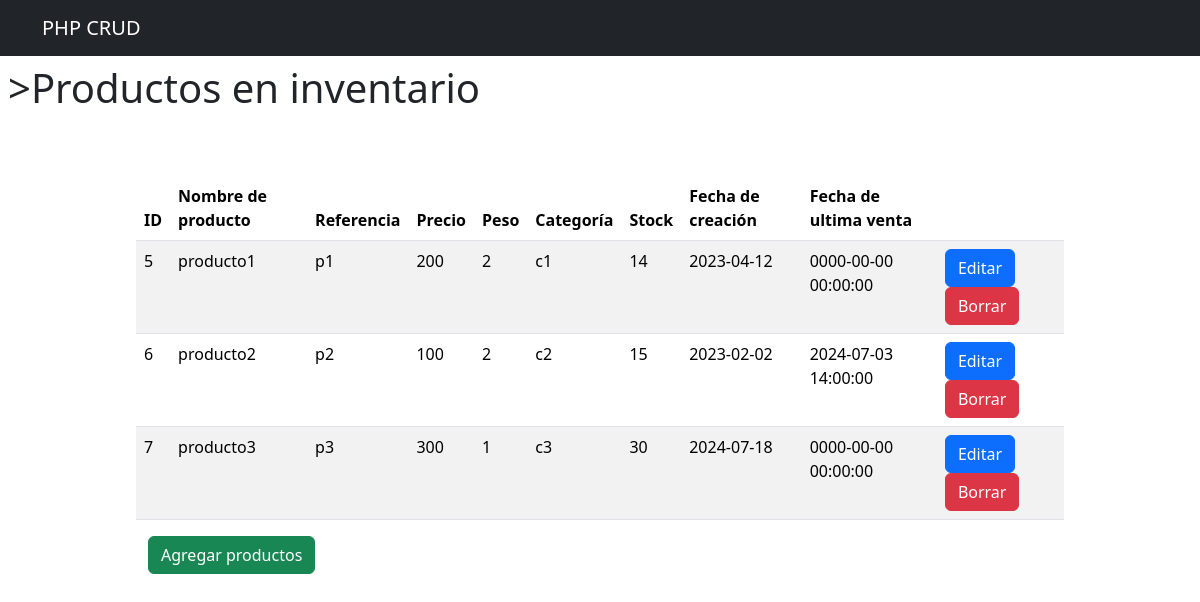
The page / on the database its author committed.
### tables this page shows
CREATE TABLE `products` (
  `id` int(11) NOT NULL,
  `nombre_producto` varchar(100) NOT NULL,
  `referencia` varchar(100) NOT NULL,
  `precio` int(11) NOT NULL,
  `peso` int(11) NOT NULL,
  `categoria` varchar(100) NOT NULL,
  `stock` int(11) NOT NULL,
  `fecha_creacion` date NOT NULL,
  `fecha_ultima_venta` datetime DEFAULT NULL
);

### app/controllers/productController.php (called while the page is built, shortened)
<?php
include_once 'app/models/product.php';
include_once 'app/models/database.php';
class productController {
    private $product;
    public function __construct() {
        $database = new Database();
        $this->db = $database->getConnection();
        $this->product = new Product($this->db);
    }
    public function index() {
        $stmt = $this->product->read();
        $products = $stmt->fetchAll(PDO::FETCH_ASSOC);
        include 'app/views/products/index.php';
    }
}
?>

### app/models/database.php (called while the page is built, shortened)
<?php
class database {
    private $host = "localhost";
    private $db_name = "crudmvc";
    private $username = "root";
    private $password = "";
    public function getConnection() {
        $this->conn = null;
        try {
            $this->conn = new PDO("mysql:host=" . $this->host . ";dbname=" . $this->db_name, $this->username, $this->password);
            $this->conn->exec("set names utf8");
        } catch(PDOException $exception) {
            echo "Connection error: " . $exception->getMessage();
        }
        return $this->conn;
    }
}
?>

### app/models/product.php (called while the page is built, shortened)
<?php
include_once 'database.php';
class product {
    private $conn;
    private $table_name = "products";
    public function __construct($db) {
        $this->conn = $db;
    }
    public function read() {
        $query = "SELECT * FROM " . $this->table_name;
        $stmt = $this->conn->prepare($query);
        $stmt->execute();
        return $stmt;
    }
}
?>

### app/views/products/index.php (the view, shortened to what this page needs)
<!DOCTYPE html>
<html>
<head>
    <?php require_once "./app/views/inc/head.php"; ?>
</head>
<body>
    <?php require_once "./app/views/inc/navbar.php"; ?>
    <h1 class="p-2">>Productos en inventario</h1>
    <div class="container p-5 col-sm-10">
        <div class="row d-flex justify-content-center align-items-center h-100">
    <table class="table table-striped ">
        <thead class="thead-dark">
            <tr>
                <th scope="col">ID</th>
                <th scope="col">Nombre de producto</th>
                <th scope="col">Referencia</th>
                <th scope="col">Precio</th>
                <th scope="col">Peso</th>
                <th scope="col">Categoría</th>
                <th scope="col">Stock</th>
                <th scope="col">Fecha de creación</th>
                <th scope="col">Fecha de ultima venta</th>
                <th scope="col"></th>
            </tr>
        </thead>
        <?php foreach($products as $product): ?>
        <tr>
            <td><?php echo $product['id']; ?></td>
            <td><?php echo $product['nombre_producto']; ?></td>
            <td><?php echo $product['referencia']; ?></td>
            <td><?php echo $product['precio']; ?></td>
            <td><?php echo $product['peso']; ?></td>
            <td><?php echo $product['categoria']; ?></td>
            <td><?php echo $product['stock']; ?></td>
            <td><?php echo $product['fecha_creacion']; ?></td>
            <td><?php echo $product['fecha_ultima_venta']; ?></td>
            <td>
                <a class="btn btn-primary" href="index.php?action=edit&id=<?php echo $product['id']; ?>">Editar</a>
                <a class="btn btn-danger" href="index.php?action=delete&id=<?php echo $product['id']; ?>">Borrar</a>
            </td>
        </tr>
        <?php endforeach; ?>
    </table>
</div>
    <a class="btn btn-success" href="index.php?action=create">Agregar productos</a>
    </div>
</body>
</html>

### index.php (shortened to what this page needs)
<?php
include_once 'app/controllers/productController.php';
$controller = new ProductController();
$action = isset($_GET['action']) ? $_GET['action'] : 'index';
switch($action) {
    default:
        $controller->index();
        break;
}
?>

### app/views/inc/head.php (shortened to what this page needs)
<link href="https://cdn.jsdelivr.net/npm/bootstrap@5.3.3/dist/css/bootstrap.min.css" rel="stylesheet">

### app/views/inc/navbar.php
<nav class="navbar navbar-dark bg-dark">
    <div class="container">
        <a href="index.php" class="navbar-brand"> PHP CRUD</a>
    </div>
</nav>

### rows shown on the page
products: id "5", nombre_producto "producto1", referencia "p1", precio "200", peso "2", categoria "c1", stock "14", fecha_creacion "2023-04-12", fecha_ultima_venta "0000-00-00 00:00:00"
products: id "6", nombre_producto "producto2", referencia "p2", precio "100", peso "2", categoria "c2", stock "15", fecha_creacion "2023-02-02", fecha_ultima_venta "2024-07-03 14:00:00"
products: id "7", nombre_producto "producto3", referencia "p3", precio "300", peso "1", categoria "c3", stock "30", fecha_creacion "2024-07-18", fecha_ultima_venta "0000-00-00 00:00:00"
